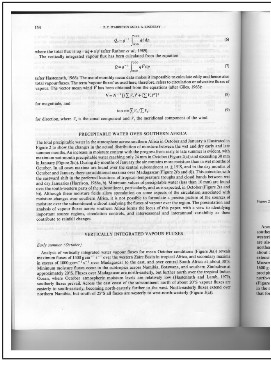
#> input picture Lab 3 Basic Image Processing/B1.png, 271 x 365 px
$ jupyter execute --allow-errors 'Lab 3 Basic Image Processing.ipynb'   (shell and % lines are left out)
#> lines starting #> are read from the running program, lines starting #| are printed output that depends on the picture; after the words box and inside, x2 and y2 are one past the last pixel; in counts of white or black regions, pixels touching at a corner belong together
# Lab 3 Basic Image Processing
## Task 1
Image Binarization using a predefined global threshold

[cell 1]
import numpy as np
from PIL import Image

%pylab inline
import cv2
import matplotlib.pyplot as plt
import matplotlib.image as mpimg

[cell 2]
img_b1 = Image.open('B1.png').convert('L')
img_b2 = Image.open('B2.jpg').convert('L')
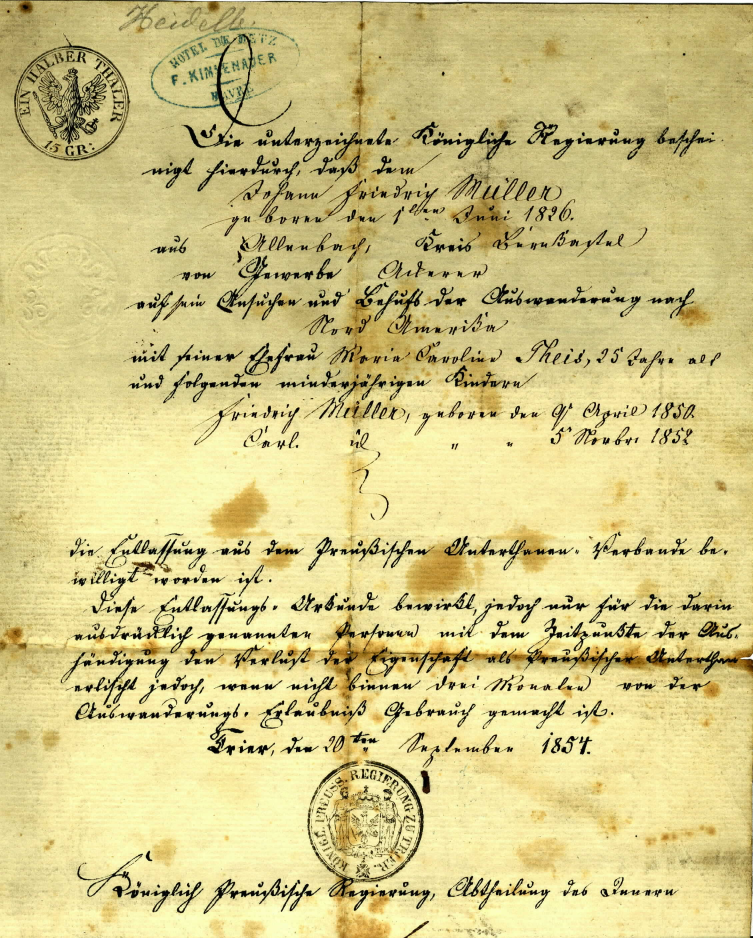
#> input picture Lab 3 Basic Image Processing/B2.jpg, 2258 x 2814 px (shown at 1/3 size)
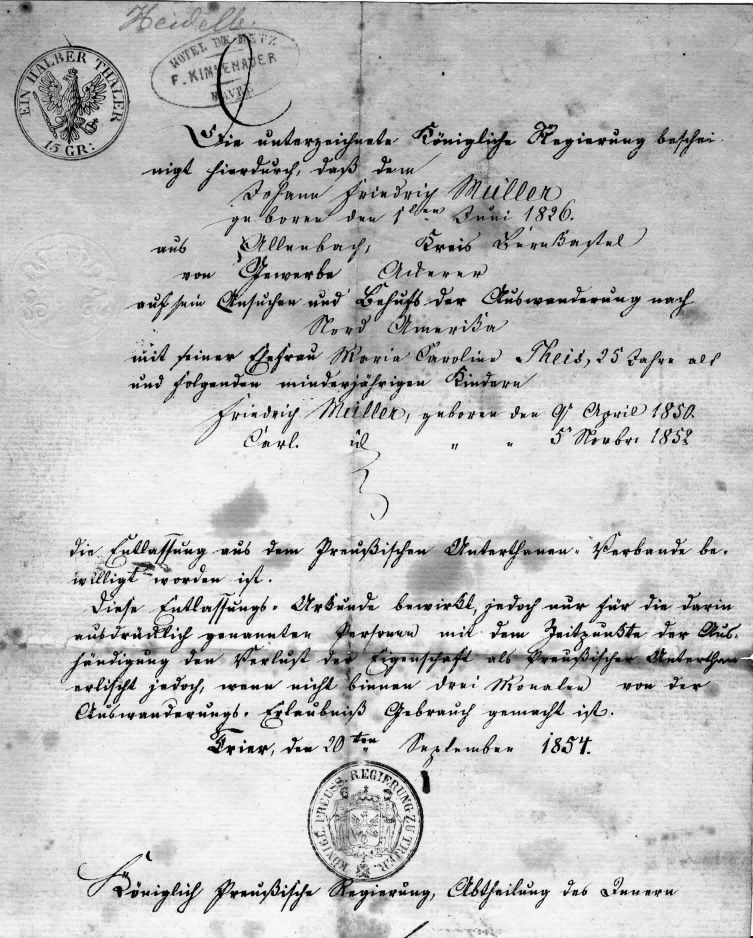
#> img_b2: PIL image 2258x2814 L (shown at 1/3 size); min 0, max 255, mean 195.2
img_b3 = Image.open('B3.jpg').convert('L')
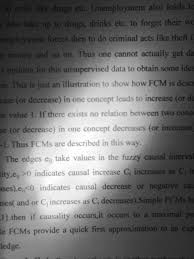
#> input picture Lab 3 Basic Image Processing/B3.jpg, 194 x 259 px

[cell 3]
def binarize(img, name, threshold):
#> called with name = 'img_b1', threshold = 140
    arr = np.asarray(img).copy()
    arr[arr < threshold] = 0
#> arr: shape (365, 271); min 0, max 255, mean 204.9
    arr[arr >= threshold] = 255
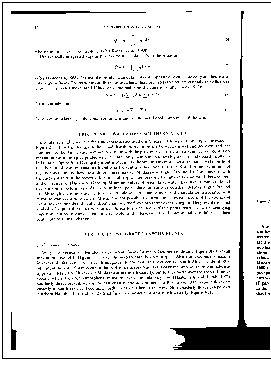
#> arr: shape (365, 271); 90.8% white; 1515 black regions (1511 under 20 px), largest, box (x1, y1, x2, y2) and area: (170, 11, 270, 350) 3045, (2, 2, 271, 359) 893, (11, 11, 146, 14) 269, (11, 312, 17, 350) 120
    imageArray = Image.fromarray(arr)

    #Save image in this naming format
    imageArray.save('result' + '_' + name + '.png')

[cell 4]
# Threshold = 140
binarize(img_b1, 'img_b1', threshold = 140)
result_b1 = Image.open('result_img_b1.png')
result_b1.show()

[cell 5]
# Threshold = 130
binarize(img_b2, 'img_b2', threshold = 130)
#> call 2 of binarize, with name = 'img_b2', threshold = 130
#> in binarize (call 2), `arr[arr < threshold] = 0`: arr: shape (2814, 2258); 7.67% of pixels changed, all inside (x1, y1, x2, y2) = (0, 0, 2258, 2814)
#> in binarize (call 2), `arr[arr >= threshold] = 255`:
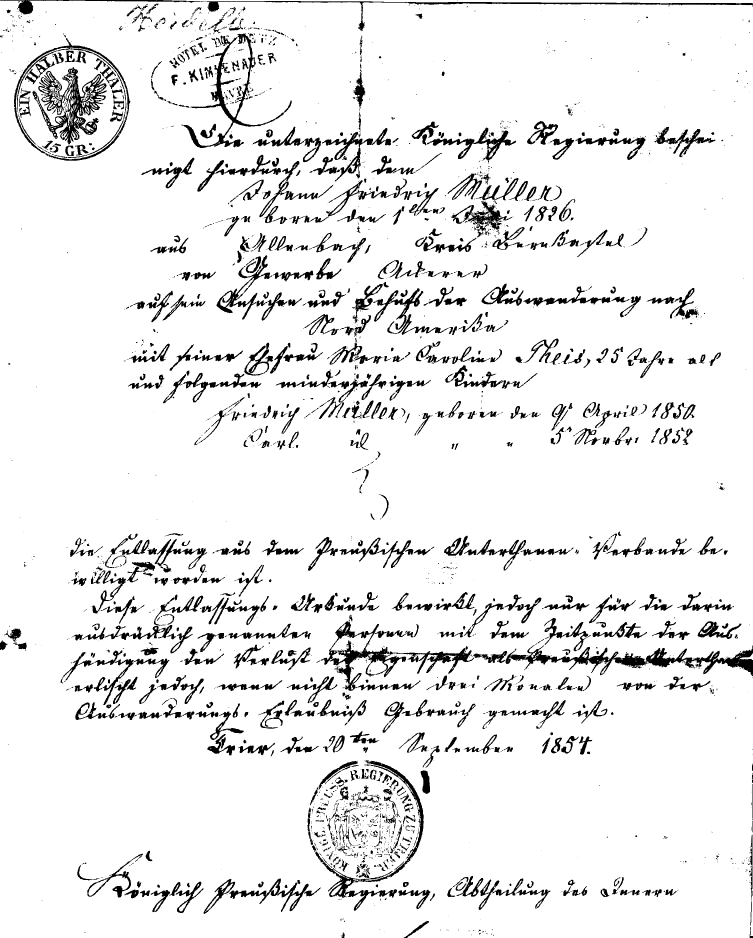
#> arr: shape (2814, 2258) (shown at 1/3 size); 92.3% white; 2658 black regions (1674 under 20 px), largest, box (x1, y1, x2, y2) and area: (962, 1864, 1422, 2073) 16720, (97, 201, 321, 434) 16372, (0, 0, 2258, 93) 11413
result_b2 = Image.open('result_img_b2.png')
result_b2.show()

[cell 6]
# Threshold = 185
binarize(img_b3, 'img_b3', threshold=185)
#> call 3 of binarize, with name = 'img_b3', threshold = 185
#> in binarize (call 3), `arr[arr < threshold] = 0`:
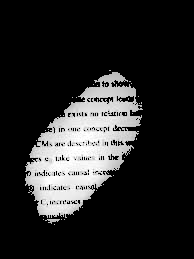
#> arr: shape (259, 194); min 0, max 255, mean 39.6
#> in binarize (call 3), `arr[arr >= threshold] = 255`:
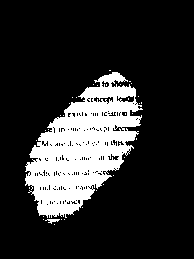
#> arr: shape (259, 194); 18% white; 35 white regions (33 under 20 px), largest, box (x1, y1, x2, y2) and area: (25, 72, 143, 218) 8975, (45, 219, 60, 224) 38
result_b3 = Image.open('result_img_b3.png')
result_b3.show()

[cell 7]
# img_b1.show()

[cell 8]
# img_b2.show()

[cell 9]
# img_b3.show()

## Task 2
Create Intensity Histogram from a Greyscale image

[cell 10]
def cal_intensity_values(img):
    img_arr = np.asarray(img).copy()
    intensity_vals = np.zeros(256)

    for pixel in np.nditer(img_arr):
        intensity_vals[pixel] = intensity_vals[pixel] +1
#> this loop made 98915 passes
#> pixel on passes 1 to 3: 255, 255, 254
#> after the loop, intensity_vals = 256 values, max 7378 at index 255, min 0 at index 0, mean 386.4

    return intensity_vals

[cell 11]
def plot_bargraph(intensity_arr, bins):
    plt.bar(range(bins),intensity_arr)
    # The following commands add labels to our figure.
    plt.xlabel('Intensity Values')
    plt.ylabel('Instensity values count')
    plt.title('Vertical Bar chart of intensity values')
    plt.show()

### Bar graph of intensity values of B1.png

[cell 12]
intensity_arr_img1 = cal_intensity_values(img_b1)
#> intensity_arr_img1 has the same summary as intensity_vals in cal_intensity_values
plot_bargraph(intensity_arr_img1, 256)
#> in plot_bargraph, `plt.show()`:
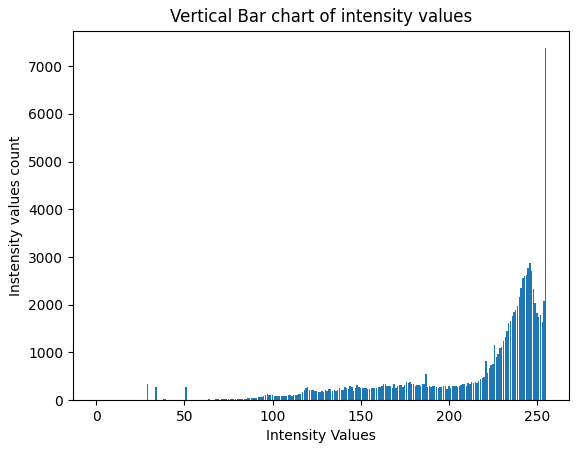
#> figure drawn by matplotlib, 1 panel; tallest bar 7378 high, from x = 254.6 to 255.4

### Bar graph of intensity values of B2.jpg

[cell 13]
intensity_arr_img2 = cal_intensity_values(img_b2)
#> the loop in cal_intensity_values (call 2), `for pixel in np.nditer(img_arr):` made 6354012 passes
#> pixel on passes 1 to 3: 73, 82, 85
#> intensity_arr_img2 = 256 values, max 131581 at index 234, min 589 at index 253, mean 24820.4
plot_bargraph(intensity_arr_img2, 256)
#> call 2 of plot_bargraph, with intensity_arr = array of shape (256,), bins = 256
#> in plot_bargraph (call 2), `plt.show()`:
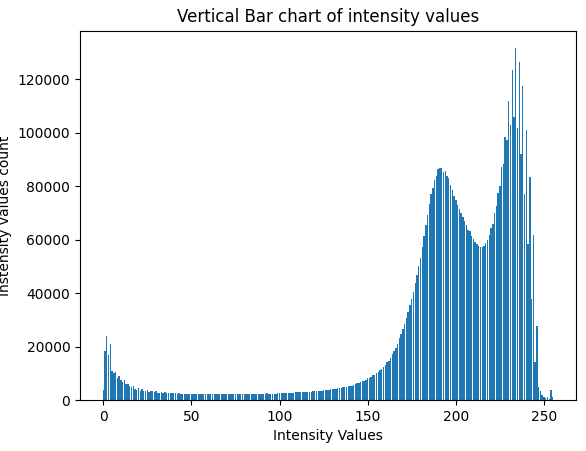
#> figure drawn by matplotlib, 1 panel; tallest bar 131581 high, from x = 233.6 to 234.4

### Bar graph of intensity values of B3.png

[cell 14]
intensity_arr_img3 = cal_intensity_values(img_b3)
#> intensity_arr_img3 = 256 values, max 713 at index 54, min 0 at index 0, mean 196.3
plot_bargraph(intensity_arr_img3, 256)
#> call 3 of plot_bargraph, with intensity_arr = array of shape (256,), bins = 256
#> in plot_bargraph (call 3), `plt.show()`:
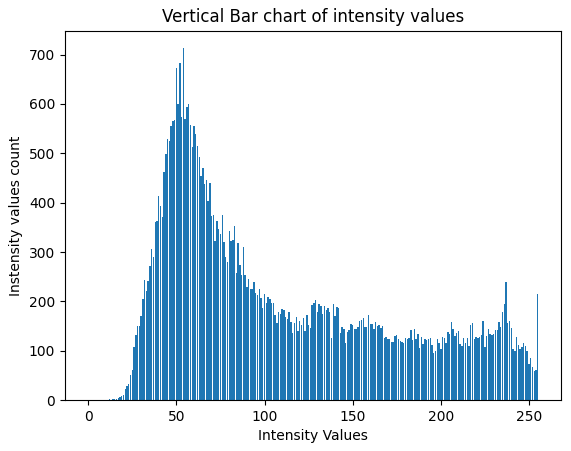
#> figure drawn by matplotlib, 1 panel; tallest bar 713 high, from x = 53.6 to 54.4
